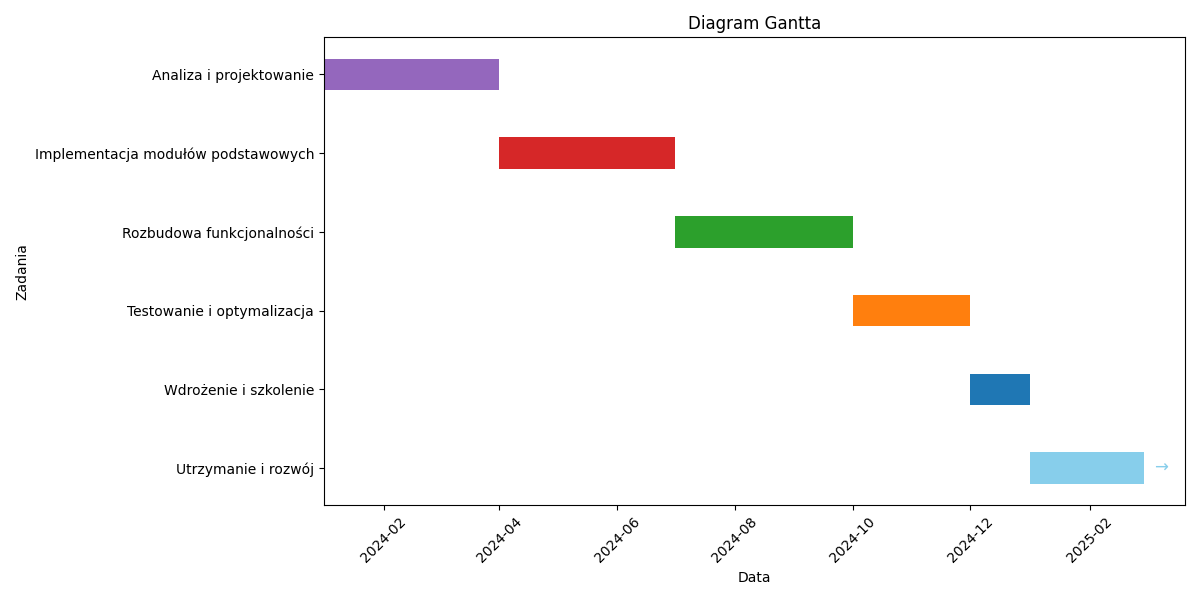

Generate this figure with Python:
import matplotlib.pyplot as plt
import matplotlib.dates as mdates
from datetime import datetime, timedelta

# Dane dla diagramu Gantta
tasks = {
    "Utrzymanie i rozwój": ["25-01", "25-03"],
    "Wdrożenie i szkolenie": ["24-12", "25-01"],
    "Testowanie i optymalizacja": ["24-10", "24-12"],
    "Rozbudowa funkcjonalności": ["24-07", "24-10"],
    "Implementacja modułów podstawowych": ["24-04", "24-07"],
    "Analiza i projektowanie": ["24-01", "24-04"]
}

# Konwersja dat na datetime
for task, (start, end) in tasks.items():
    tasks[task] = [datetime.strptime(start, "%y-%m"), datetime.strptime(end, "%y-%m")]

# Tworzenie wykresu
fig, ax = plt.subplots(figsize=(12, 6))  # Zwiększenie rozmiaru wykresu

# Tworzenie paska dla każdego zadania
for i, (task, (start, end)) in enumerate(tasks.items()):
    bar_width = (end - start).days
    if task == "Utrzymanie i rozwój":
        # Dodanie strzałki wskazującej kontynuację
        ax.barh(task, bar_width, left=start, height=0.4, align='center', color='skyblue')
        ax.annotate('→', xy=(end + timedelta(days=5), i), va='center', fontsize=12, color='skyblue')
    else:
        ax.barh(task, bar_width, left=start, height=0.4, align='center')

# Ustawienia osi czasu
ax.xaxis.set_major_locator(mdates.MonthLocator(interval=2))
ax.xaxis.set_major_formatter(mdates.DateFormatter("%Y-%m"))

# Pochylenie etykiet dat na osi X
plt.xticks(rotation=45)

# Etykiety osi i tytuł
plt.xlabel('Data')
plt.ylabel('Zadania')
plt.title('Diagram Gantta')

# Optymalizacja przestrzeni
plt.tight_layout()
plt.savefig('WykresGanta', transparent=True)
# Wyświetlenie wykresu
plt.show()

